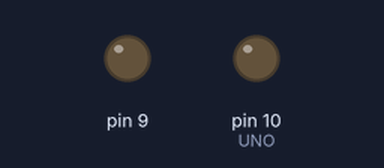
This sketch was run on a simulated Arduino Uno, built with avr-gcc and run on an emulated ATmega328P. Shown: output pins drawn as LEDs (lit = HIGH).

Above: at 0.15 s.
Timing chart, 0 to 0.8 s (numbered marks = the images above):
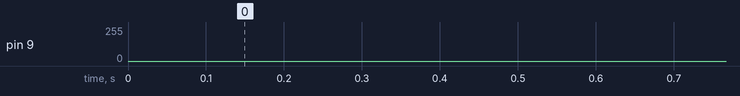

The sketch:

sPWM.ino
```cpp
int x=0; bool en=false;
int sinus[]={0,8,16,23,31,39,47,55,63,71,78,86,93,101,108,115,122,129,
136,143,149,156,162,168,174,180,185,191,196,201,206,210,215,219,223,
227,230,234,237,239,242,244,246,248,250,251,252,253,254,254,255,254,
254,253,252,251,250,248,246,244,242,239,237,234,230,227,223,219,215,
210,206,201,196,191,185,180,174,168,162,156,149,143,136,129,122,115,
108,101,93,86,78,71,63,55,47,39,31,23,16,8,0};
void setup(){
TCCR1A = 0b10100010;
TCCR1B = 0b00011001;
TIMSK1 = 0b00000001;
ICR1   = 1600;
TCCR0A=0; TCCR0B=0; //disable millis, delay and mciroseconds function
sei();
//pinMode(12,OUTPUT); pinMode(11,OUTPUT);     // MEGA2560
pinMode(9,OUTPUT); pinMode(10,OUTPUT);   //UNO, PRO Mini or NANO

}

void loop(){ //do nothing
}
ISR(TIMER1_OVF_vect){
ICR1   = 1600;
if(++x>99){x=0; en=!en;}
if(en==true){
OCR1A=map(sinus[x],0,255,0,ICR1); OCR1B=0;}
else{OCR1A=0; OCR1B=map(sinus[x],0,255,0,ICR1);}
}
```
